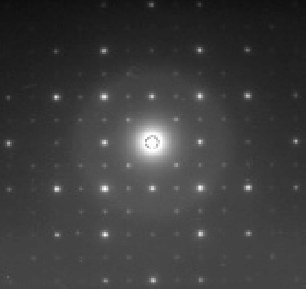
#> input picture NaCl.png, 306 x 289 px
$ python 'Diffraction Imaging.py'   (older library calls are emulated)
#> lines starting #> are read from the running program, lines starting #| are printed output that depends on the picture; after the words box and inside, x2 and y2 are one past the last pixel; in counts of white or black regions, pixels touching at a corner belong together
#!/usr/bin/env python
# coding: utf-8

# In[7]:


import numpy as np
import numpy.fft as fft
import scipy.ndimage as nd
import scipy.misc as misc
from math import pi
import imageio as iio
from PIL import Image

#Read in source image
image = Image.open('NaCl.png')
#> image is the input picture: PIL image 306x289 P; min 12, max 255, mean 60.8
source1 = np.array(image)
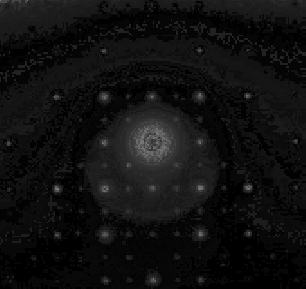
#> source1: shape (289, 306); min 0, max 121, mean 16
source = np.delete(source1, slice(17), 1)
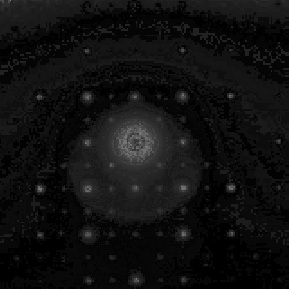
#> source: shape (289, 289); min 0, max 121, mean 16.1
#image1 = Image.open('einstein.bmp')
#source = np.array(image1)


#Pad image to simulate oversampling
pad_len = len(source)
#> pad_len = 289
padded = np.pad(source, ((pad_len, pad_len),(pad_len, pad_len)), 'constant',
                constant_values=((0,0),(0,0)))
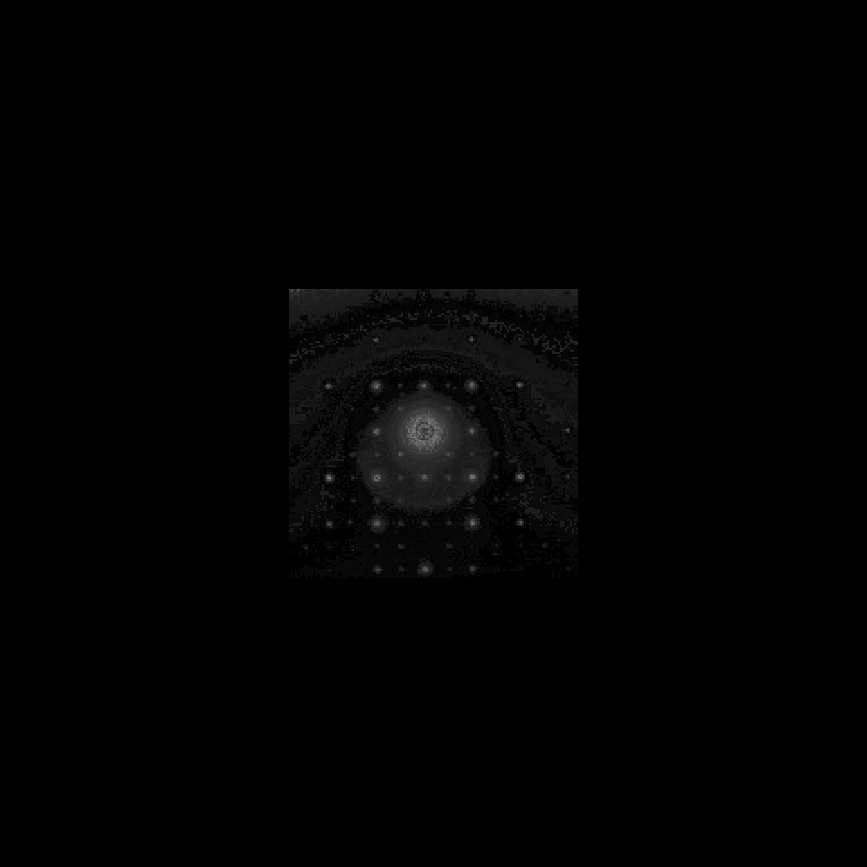
#> padded: shape (867, 867); min 0, max 121, mean 1.8

ft = fft.fft2(padded)

#simulate diffraction pattern
diffract = np.abs(ft)

l = len(padded)
#> l = 867

#keep track of where the image is vs the padding
mask = np.ones((pad_len+2,pad_len+2))
mask = np.pad(mask, ((pad_len-1, pad_len-1),(pad_len-1, pad_len-1)), 'constant',
                constant_values=((0,0),(0,0)))
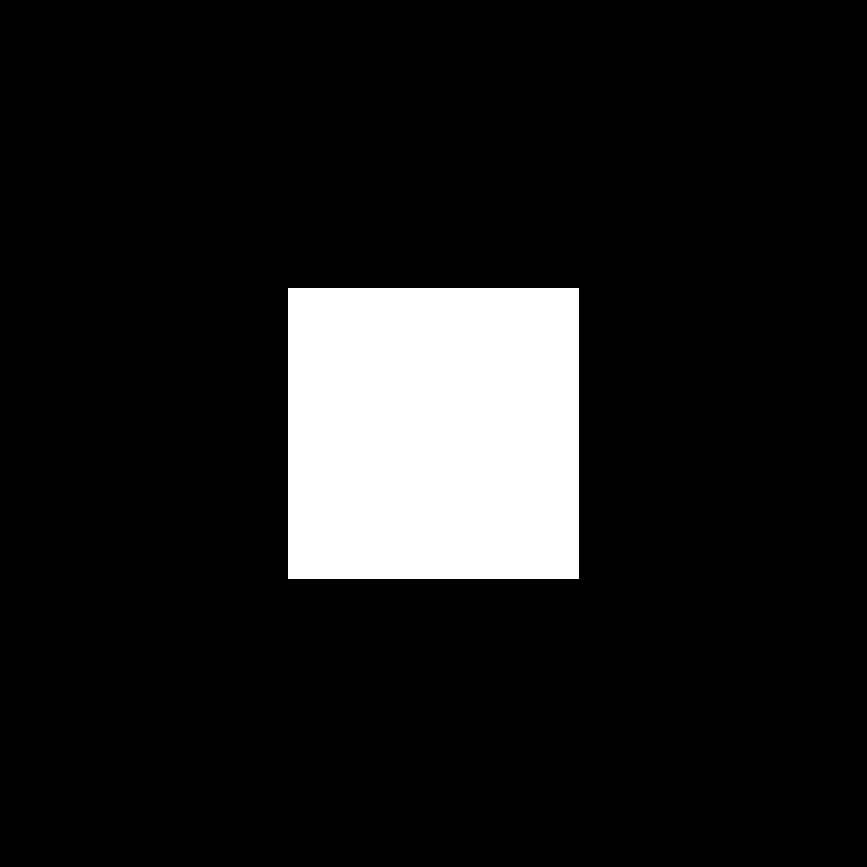
#> mask: shape (867, 867) float64; values 0 (black) and 1 (white), 11.3% white; 1 white region, box (x1, y1, x2, y2) and area: (288, 288, 579, 579) 84681
#> (the run stopped early here; a loop or call above may not have finished)
